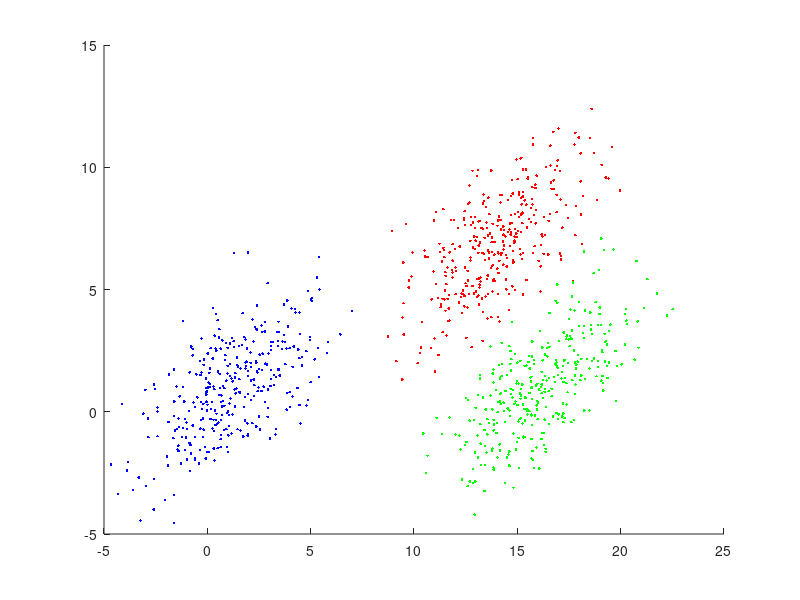

Reproduce this figure in MATLAB. (Note: this script raises an error after producing the figure.)
%randn('seed',0);
mu1 = [1, 1];
sigma1 = [5 3; 3 4];
mu2 = [14, 7];
sigma2 = [5 3; 3 4];
mu3 = [16, 1];
sigma3 = [5 3; 3 4];
z1 = mvnrnd(mu1,sigma1,333);
z2 = mvnrnd(mu2,sigma2,333);
z3 = mvnrnd(mu3,sigma3,334);
X2 = [z1;z2;z3];
num=1000;

ang=0:0.01:2*pi; 
r=[2,4,6,8,10,12,14,16];
figure(1)
hold on
plot(z1(:,1),z1(:,2),'b.',z2(:,1),z2(:,2),'r.',z3(:,1),z3(:,2),'g.');
for i=1:length(r)
    [xp_1,yp_1,xp_2,yp_2,xp_3,yp_3]=calcute_var(sigma1,sigma2,sigma3,r,ang,i);
    
    
    plot(mu1(1)+xp_1,mu1(1)+yp_1,'b');
    plot(mu2(1)+xp_1,mu2(2)+yp_1,'r');
    plot(mu3(1)+xp_1,mu3(2)+yp_1,'g');
end
plot(mu1(1),mu1(2),'kx','linewidth',2);
plot(mu2(1),mu2(2),'kx','linewidth',2);
plot(mu3(1),mu3(2),'kx','linewidth',2);

[anwers_mah,anwers_euc,anwers_bayes] = classifier(num,[1/3,1/3,1/3],X2,mu1,mu2,mu3,sigma1,sigma2,sigma3);
[error_euc,error_bayes,error_mah] = error_calcute(num,anwers_euc,anwers_bayes,anwers_mah,[334,667])

function [xp_1,yp_1,xp_2,yp_2,xp_3,yp_3]=calcute_var(sigma1,sigma2,sigma3,r,ang,i)

    a = r(i)*sigma1(1,1);
    c = r(i)*sigma1(2,2);
    b = r(i)*sigma1(2,1);
    l11 = ((a+c)/2) + sqrt(((a-c)/2)^2 + b^2);
    l21 = ((a+c)/2) - sqrt(((a-c)/2)^2 + b^2);
    teta1 = 0;
    if b==0 && a<c
        teta1 = pi/2;
    else
        teta1 = atan2(l11-a,b);
    end

    a = r(i)*sigma2(1,1);
    c = r(i)*sigma2(2,2);
    b = r(i)*sigma2(2,1);
    l12 = ((a+c)/2) + sqrt(((a-c)/2)^2 + b^2);
    l22 = ((a+c)/2) - sqrt(((a-c)/2)^2 + b^2);
    teta2 = 0;
    if b==0 && a<c
        teta2 = pi/2;
    else
        teta2 = atan2(l12-a,b);
    end

    a = r(i)*sigma3(1,1);
    c = r(i)*sigma3(2,2);
    b = r(i)*sigma3(1,2);
    l13 = ((a+c)/2) + sqrt(((a-c)/2)^2 + b^2);
    l23 = ((a+c)/2) - sqrt(((a-c)/2)^2 + b^2);
    teta3 = 0;
    if b==0 && a<c
        teta3 = pi/2;
    else
        teta3 = atan2(l13-a,b);
    end


    xp_1= (sqrt(l11)*cos(teta1)*cos(ang) - sqrt(l21)*sin(teta1)*sin(ang));
    yp_1= (sqrt(l11)*sin(teta1)*cos(ang) + sqrt(l21)*cos(teta1)*sin(ang));
    xp_2= (sqrt(l12)*cos(teta2)*cos(ang) - sqrt(l22)*sin(teta2)*sin(ang));
    yp_2= (sqrt(l12)*sin(teta2)*cos(ang) + sqrt(l22)*cos(teta2)*sin(ang));
    xp_3= (sqrt(l13)*cos(teta3)*cos(ang) - sqrt(l23)*sin(teta3)*sin(ang));
    yp_3= (sqrt(l13)*sin(teta3)*cos(ang) + sqrt(l23)*cos(teta3)*sin(ang));


        

    
end

function [error_euc,error_bayes,error_mah]=error_calcute(num,anwers_euc,anwers_bayes,anwers_mah,range)
    error_euc =0;
    error_bayes =0;
    error_mah =0;
    for i=1:num
       if i<range(1)
           if anwers_euc(i)~=1
               error_euc = error_euc +1;
           end
           if anwers_bayes(i)~=1
               error_bayes = error_bayes +1;
           end
           if anwers_mah(i)~=1
               error_mah = error_mah +1;
           end
       elseif i>range(1)-1 && i<range(2)
           if anwers_euc(i)~=2
               error_euc = error_euc +1;
           end
           if anwers_bayes(i)~=2
               error_bayes = error_bayes +1;
           end
           if anwers_mah(i)~=2
               error_mah = error_mah +1;
           end
       else
           if anwers_euc(i)~=3
               error_euc = error_euc +1;
           end
           if anwers_bayes(i)~=3
               error_bayes = error_bayes +1;
           end
           if anwers_mah(i)~=3
               error_mah = error_mah +1;
           end
       end
    end
end

function [anwers_mah,anwers_euc,anwers_bayes] = classifier(num,P,X1,mu1,mu2,mu3,sigma1,sigma2,sigma3)
    anwers_bayes = [];
    anwers_euc = [];
    anwers_mah = [];
    for i=1:num
        g1_bayes = ((2*pi).^(-2/2))*(det(sigma1).^(1/2))*( exp((-1/2)*(X1(i,:)-mu1)*inv(sigma1)*(X1(i,:)-mu1)') )*P(1);  %(1/4)*(X1(i,:)-mu1)*(X1(i,:)-mu1).';
        g2_bayes = ((2*pi).^(-2/2))*(det(sigma2).^(1/2))*( exp((-1/2)*(X1(i,:)-mu2)*inv(sigma2)*(X1(i,:)-mu2)') )*P(2);
        g3_bayes = ((2*pi).^(-2/2))*(det(sigma3).^(1/2))*( exp((-1/2)*(X1(i,:)-mu3)*inv(sigma3)*(X1(i,:)-mu3)') )*P(3);
        [M,I] = max([g1_bayes,g2_bayes,g3_bayes]);
        anwers_bayes = [anwers_bayes,I];

        g1_euc = -sqrt((X1(i,:)-mu1)*(X1(i,:)-mu1)');
        g2_euc = -sqrt((X1(i,:)-mu2)*(X1(i,:)-mu2)');
        g3_euc = -sqrt((X1(i,:)-mu3)*(X1(i,:)-mu3)');
        [M,I] = max([g1_euc,g2_euc,g3_euc]);
        anwers_euc = [anwers_euc,I];

        g1_mah = (-1/4)*(X1(i,:)-mu1)*inv(sigma3)*(X1(i,:)-mu1)';
        g2_mah = (-1/4)*(X1(i,:)-mu2)*inv(sigma3)*(X1(i,:)-mu2)';
        g3_mah = (-1/4)*(X1(i,:)-mu3)*inv(sigma3)*(X1(i,:)-mu3)';
        [M,I] = max([g1_mah,g2_mah,g3_mah]);
        anwers_mah = [anwers_mah,I];

    end
end
